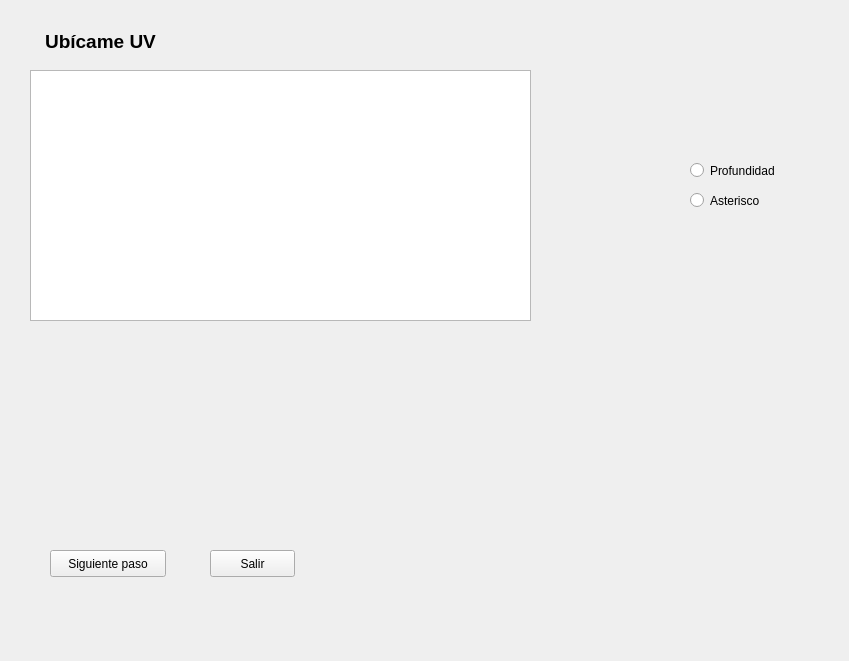
<?xml version="1.0" encoding="UTF-8"?>
<ui version="4.0">
 <class>MainWindow</class>
 <widget class="QMainWindow" name="MainWindow">
  <property name="geometry">
   <rect>
    <x>0</x>
    <y>0</y>
    <width>849</width>
    <height>661</height>
   </rect>
  </property>
  <property name="windowTitle">
   <string>Form1</string>
  </property>
  <widget class="QWidget" name="centralwidget">
   <widget class="QLabel" name="label">
    <property name="geometry">
     <rect>
      <x>30</x>
      <y>30</y>
      <width>141</width>
      <height>21</height>
     </rect>
    </property>
    <property name="text">
     <string>&lt;html&gt;&lt;head/&gt;&lt;body&gt;&lt;p align=&quot;center&quot;&gt;&lt;span style=&quot; font-size:14pt; font-weight:600;&quot;&gt;Ubícame UV&lt;/span&gt;&lt;/p&gt;&lt;/body&gt;&lt;/html&gt;</string>
    </property>
   </widget>
   <widget class="QTableWidget" name="tbAmbiente">
    <property name="enabled">
     <bool>true</bool>
    </property>
    <property name="geometry">
     <rect>
      <x>30</x>
      <y>70</y>
      <width>501</width>
      <height>251</height>
     </rect>
    </property>
    <property name="lineWidth">
     <number>1</number>
    </property>
    <property name="selectionMode">
     <enum>QAbstractItemView::ExtendedSelection</enum>
    </property>
    <property name="sortingEnabled">
     <bool>true</bool>
    </property>
    <attribute name="horizontalHeaderVisible">
     <bool>false</bool>
    </attribute>
    <attribute name="horizontalHeaderCascadingSectionResizes">
     <bool>false</bool>
    </attribute>
    <attribute name="horizontalHeaderStretchLastSection">
     <bool>true</bool>
    </attribute>
    <attribute name="verticalHeaderVisible">
     <bool>false</bool>
    </attribute>
    <attribute name="verticalHeaderStretchLastSection">
     <bool>true</bool>
    </attribute>
   </widget>
   <widget class="QPushButton" name="btSgte">
    <property name="geometry">
     <rect>
      <x>50</x>
      <y>550</y>
      <width>116</width>
      <height>27</height>
     </rect>
    </property>
    <property name="text">
     <string>Siguiente paso</string>
    </property>
   </widget>
   <widget class="QPushButton" name="btSalir">
    <property name="geometry">
     <rect>
      <x>210</x>
      <y>550</y>
      <width>85</width>
      <height>27</height>
     </rect>
    </property>
    <property name="text">
     <string>Salir</string>
    </property>
   </widget>
   <widget class="QRadioButton" name="rbProf">
    <property name="geometry">
     <rect>
      <x>690</x>
      <y>160</y>
      <width>116</width>
      <height>21</height>
     </rect>
    </property>
    <property name="text">
     <string>Profundidad</string>
    </property>
   </widget>
   <widget class="QRadioButton" name="rbAs">
    <property name="geometry">
     <rect>
      <x>690</x>
      <y>190</y>
      <width>116</width>
      <height>21</height>
     </rect>
    </property>
    <property name="text">
     <string>Asterisco</string>
    </property>
   </widget>
  </widget>
 </widget>
 <resources/>
 <connections/>
</ui>
